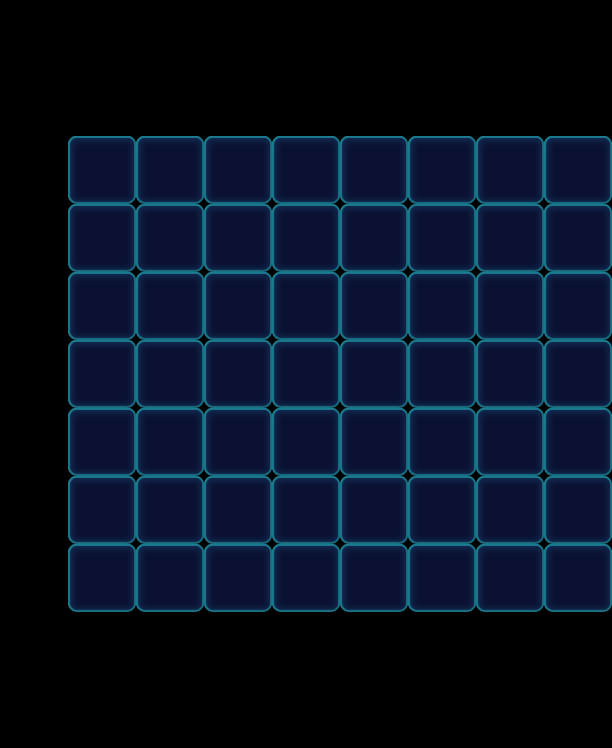

Tiled map render using the project's own tile images. Description and the map definition, with tile-layer contents summarised, below:
An orthogonal 9x11 tile map with 68x68 px tiles, 1 tile layer (Valid), 2 tilesets and 72 objects (16x Monster, 16x Stone, 16x Ice, 16x Haze, 8x Factory_Normal).

<map version="1.0" orientation="orthogonal" width="9" height="11" tilewidth="68" tileheight="68">
 <tileset firstgid="1" name="game_grid1" tilewidth="68" tileheight="68">
  <image source="game_grid1.png" width="68" height="68" />
 </tileset>
 <tileset firstgid="2" name="map" tilewidth="68" tileheight="68">
  <image source="map.png" width="1024" height="1024" />
 </tileset>
 <layer name="Valid" width="9" height="11">
  <data>[99 cells, 56 non-empty, 1 distinct tile ids]</data>
 </layer>
 <objectgroup name="BottomObj" width="9" height="11" />
 <objectgroup name="MiddleObj" width="9" height="11">
  <object name="65" type="Monster" gid="18" x="204" y="408">
   <properties>
    <property name="Color" value="Pink" />
   </properties>
  </object>
  <object name="65" type="Monster" gid="18" x="408" y="408">
   <properties>
    <property name="Color" value="Pink" />
   </properties>
  </object>
  <object name="65" type="Monster" gid="18" x="408" y="544">
   <properties>
    <property name="Color" value="Pink" />
   </properties>
  </object>
  <object name="65" type="Monster" gid="18" x="204" y="544">
   <properties>
    <property name="Color" value="Pink" />
   </properties>
  </object>
  <object name="65" type="Monster" gid="18" x="476" y="476">
   <properties>
    <property name="Color" value="Pink" />
   </properties>
  </object>
  <object name="65" type="Monster" gid="18" x="136" y="476">
   <properties>
    <property name="Color" value="Pink" />
   </properties>
  </object>
  <object name="65" type="Monster" gid="18" x="272" y="612">
   <properties>
    <property name="Color" value="Pink" />
   </properties>
  </object>
  <object name="65" type="Monster" gid="18" x="340" y="612">
   <properties>
    <property name="Color" value="Pink" />
   </properties>
  </object>
  <object type="Monster" gid="3" x="544" y="408">
   <properties>
    <property name="Color" value="Green" />
   </properties>
  </object>
  <object type="Monster" gid="3" x="272" y="476">
   <properties>
    <property name="Color" value="Green" />
   </properties>
  </object>
  <object type="Monster" gid="3" x="340" y="476">
   <properties>
    <property name="Color" value="Green" />
   </properties>
  </object>
  <object type="Monster" gid="3" x="544" y="544">
   <properties>
    <property name="Color" value="Green" />
   </properties>
  </object>
  <object type="Monster" gid="3" x="476" y="612">
   <properties>
    <property name="Color" value="Green" />
   </properties>
  </object>
  <object type="Monster" gid="3" x="68" y="408">
   <properties>
    <property name="Color" value="Green" />
   </properties>
  </object>
  <object type="Monster" gid="3" x="68" y="544">
   <properties>
    <property name="Color" value="Green" />
   </properties>
  </object>
  <object type="Monster" gid="3" x="136" y="612">
   <properties>
    <property name="Color" value="Green" />
   </properties>
  </object>
 </objectgroup>
 <objectgroup color="#000000" name="TopObj" width="9" height="11">
  <object name="Stone" type="Stone" gid="34" x="272" y="544">
   <properties>
    <property name="Layers" value="1" />
   </properties>
  </object>
  <object name="Stone" type="Stone" gid="34" x="544" y="476">
   <properties>
    <property name="Layers" value="1" />
   </properties>
  </object>
  <object name="Stone" type="Stone" gid="34" x="272" y="408">
   <properties>
    <property name="Layers" value="1" />
   </properties>
  </object>
  <object name="Stone" type="Stone" gid="34" x="204" y="476">
   <properties>
    <property name="Layers" value="1" />
   </properties>
  </object>
  <object name="Stone" type="Stone" gid="34" x="340" y="408">
   <properties>
    <property name="Layers" value="1" />
   </properties>
  </object>
  <object name="Stone" type="Stone" gid="34" x="340" y="544">
   <properties>
    <property name="Layers" value="1" />
   </properties>
  </object>
  <object name="10" type="Factory_Normal" x="68" y="68" width="68" height="68">
   <properties>
    <property name="FactoryColorsConfig" value="Blue,Yellow,Purple,Orange" />
   </properties>
  </object>
  <object name="Stone" type="Stone" gid="34" x="68" y="476">
   <properties>
    <property name="Layers" value="1" />
   </properties>
  </object>
  <object name="Stone" type="Stone" gid="34" x="544" y="612">
   <properties>
    <property name="Layers" value="1" />
   </properties>
  </object>
  <object name="Stone" type="Stone" gid="34" x="408" y="612">
   <properties>
    <property name="Layers" value="1" />
   </properties>
  </object>
  <object name="Stone" type="Stone" gid="34" x="476" y="408">
   <properties>
    <property name="Layers" value="1" />
   </properties>
  </object>
  <object name="Stone" type="Stone" gid="34" x="204" y="612">
   <properties>
    <property name="Layers" value="1" />
   </properties>
  </object>
  <object name="Stone" type="Stone" gid="34" x="136" y="544">
   <properties>
    <property name="Layers" value="1" />
   </properties>
  </object>
  <object name="Stone" type="Stone" gid="34" x="136" y="408">
   <properties>
    <property name="Layers" value="1" />
   </properties>
  </object>
  <object name="Stone" type="Stone" gid="34" x="476" y="544">
   <properties>
    <property name="Layers" value="1" />
   </properties>
  </object>
  <object name="Stone" type="Stone" gid="34" x="68" y="612">
   <properties>
    <property name="Layers" value="1" />
   </properties>
  </object>
  <object name="Stone" type="Stone" gid="34" x="408" y="476">
   <properties>
    <property name="Layers" value="1" />
   </properties>
  </object>
  <object name="10" type="Ice" x="136" y="544" width="68" height="68">
   <properties>
    <property name="Layers" value="3" />
   </properties>
  </object>
  <object name="10" type="Ice" x="272" y="408" width="68" height="68">
   <properties>
    <property name="Layers" value="3" />
   </properties>
  </object>
  <object name="10" type="Ice" x="340" y="408" width="68" height="68">
   <properties>
    <property name="Layers" value="3" />
   </properties>
  </object>
  <object name="10" type="Ice" x="476" y="544" width="68" height="68">
   <properties>
    <property name="Layers" value="3" />
   </properties>
  </object>
  <object name="10" type="Ice" x="408" y="340" width="68" height="68">
   <properties>
    <property name="Layers" value="3" />
   </properties>
  </object>
  <object name="10" type="Ice" x="476" y="408" width="68" height="68">
   <properties>
    <property name="Layers" value="3" />
   </properties>
  </object>
  <object name="10" type="Ice" x="408" y="476" width="68" height="68">
   <properties>
    <property name="Layers" value="3" />
   </properties>
  </object>
  <object name="10" type="Ice" x="340" y="544" width="68" height="68">
   <properties>
    <property name="Layers" value="3" />
   </properties>
  </object>
  <object name="10" type="Ice" x="272" y="544" width="68" height="68">
   <properties>
    <property name="Layers" value="3" />
   </properties>
  </object>
  <object name="10" type="Ice" x="204" y="476" width="68" height="68">
   <properties>
    <property name="Layers" value="3" />
   </properties>
  </object>
  <object name="10" type="Ice" x="136" y="408" width="68" height="68">
   <properties>
    <property name="Layers" value="3" />
   </properties>
  </object>
  <object name="10" type="Ice" x="204" y="340" width="68" height="68">
   <properties>
    <property name="Layers" value="3" />
   </properties>
  </object>
  <object name="10" type="Ice" x="544" y="476" width="68" height="68">
   <properties>
    <property name="Layers" value="3" />
   </properties>
  </object>
  <object name="10" type="Ice" x="544" y="340" width="68" height="68">
   <properties>
    <property name="Layers" value="3" />
   </properties>
  </object>
  </objectgroup>
 <objectgroup color="#00ff00" name="CeilObj" width="9" height="11">
  <!-- 16 objects omitted --></objectgroup>
</map>
<!-- 25 of 72 objects omitted -->
